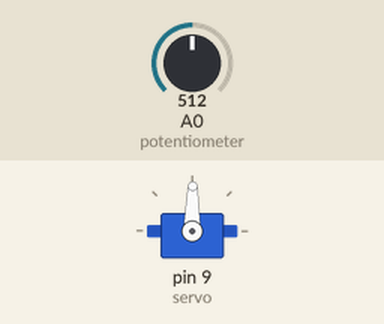
Recording of a sketch running on a simulated Arduino Uno, built with avr-gcc and run on an emulated ATmega328P. Parts: servo. The test bench sets the inputs (shaded band); at power-on: A0 (potentiometer) = 512.

Above: at 1.2 s.
1.3 s: A0 (potentiometer) set to 716
At 1.6 s:
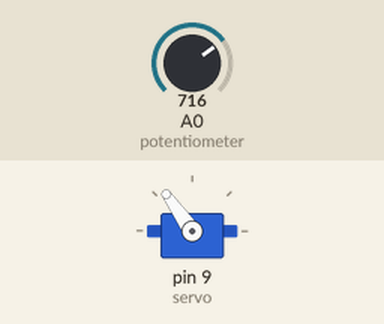
2.8 s: A0 (potentiometer) set to 900
At 3.6 s:
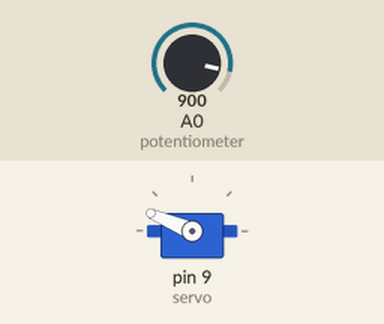
4.3 s: A0 (potentiometer) set to 1023
At 5.0 s:
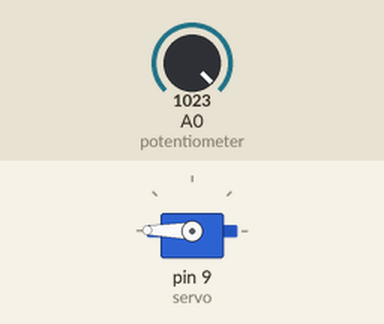
5.8 s: A0 (potentiometer) set to 306
At 7.0 s:
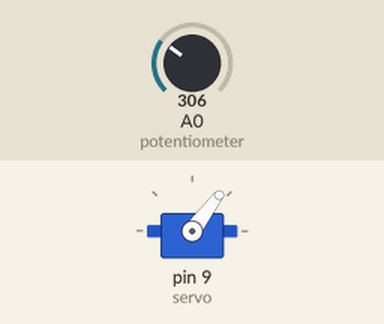
7.3 s: A0 (potentiometer) set to 122
At 8.5 s:
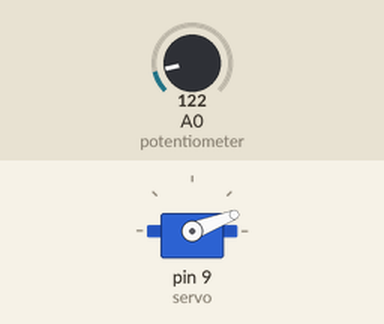
8.8 s: A0 (potentiometer) set to 511
At 9.4 s:
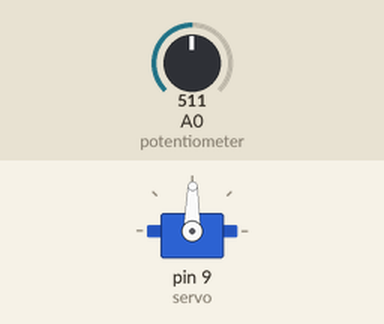
Timing chart, 0 to 11.3 s (numbered marks = the images above; inputs shaded):
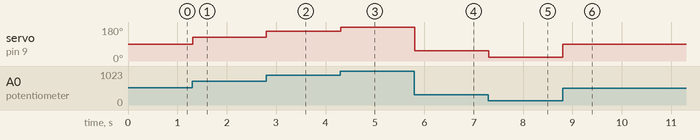

Measured:
- after the input at 1.3 s, servo on pin 9 (servo): 89° → 125° at once
- after the input at 2.8 s, servo on pin 9 (servo): 125° → 157° at once
- after the input at 4.3 s, servo on pin 9 (servo): 157° → 179° at once
- after the input at 5.8 s, servo on pin 9 (servo): 179° → 53° at once
- after the input at 7.3 s, servo on pin 9 (servo): 53° → 21° at once
- after the input at 8.8 s, servo on pin 9 (servo): 21° → 89° at once

The sketch:

servo_potentiometer.ino
```cpp
#include <Servo.h>

Servo servo;

int potentiometer = A0;//pin for potentiometer
int potValue = 0;//value of potentiometer
int angle;//angle of the servo

void setup(){
 servo.attach(9);//tell the servo what pin it's running on
}

void loop(){
 potValue = analogRead(potentiometer);//get the value of the potentiometer

 angle = map(potValue, 0, 1023, 0, 179);//map the potentiometer value to a different value

 servo.write(angle);//tell the servo where to go

 delay(15); //little pause
}
```
